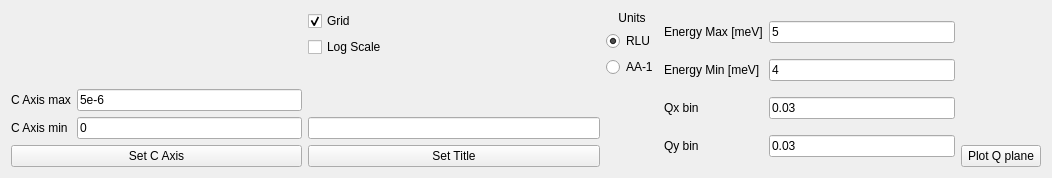
<?xml version="1.0" encoding="UTF-8"?>
<ui version="4.0">
 <class>Form</class>
 <widget class="QWidget" name="Form">
  <property name="geometry">
   <rect>
    <x>0</x>
    <y>0</y>
    <width>1052</width>
    <height>178</height>
   </rect>
  </property>
  <property name="windowTitle">
   <string>Form</string>
  </property>
  <layout class="QHBoxLayout" name="horizontalLayout">
   <item>
    <layout class="QVBoxLayout" name="verticalLayout_6">
     <item>
      <layout class="QHBoxLayout" name="horizontalLayout_2">
       <item>
        <layout class="QGridLayout" name="gridLayout_2">
         <item row="1" column="0">
          <widget class="QLabel" name="label_7">
           <property name="text">
            <string>C Axis max</string>
           </property>
          </widget>
         </item>
         <item row="1" column="1">
          <widget class="QLineEdit" name="QPlane_CAxisMax_lineEdit">
           <property name="text">
            <string>5e-6</string>
           </property>
          </widget>
         </item>
         <item row="2" column="1">
          <widget class="QLineEdit" name="QPlane_CAxisMin_lineEdit">
           <property name="text">
            <string>0</string>
           </property>
          </widget>
         </item>
         <item row="2" column="0">
          <widget class="QLabel" name="label_6">
           <property name="text">
            <string>C Axis min</string>
           </property>
          </widget>
         </item>
         <item row="0" column="1">
          <spacer name="verticalSpacer_4">
           <property name="orientation">
            <enum>Qt::Vertical</enum>
           </property>
           <property name="sizeHint" stdset="0">
            <size>
             <width>20</width>
             <height>5</height>
            </size>
           </property>
          </spacer>
         </item>
        </layout>
       </item>
      </layout>
     </item>
     <item>
      <widget class="QPushButton" name="QPlane_setCAxis_button">
       <property name="text">
        <string>Set C Axis</string>
       </property>
      </widget>
     </item>
    </layout>
   </item>
   <item>
    <layout class="QVBoxLayout" name="verticalLayout_2">
     <item>
      <widget class="QCheckBox" name="QPlane_Grid_checkBox">
       <property name="text">
        <string>Grid</string>
       </property>
       <property name="checked">
        <bool>true</bool>
       </property>
      </widget>
     </item>
     <item>
      <widget class="QCheckBox" name="QPlane_LogScale_checkBox">
       <property name="text">
        <string>Log Scale</string>
       </property>
      </widget>
     </item>
     <item>
      <spacer name="verticalSpacer_5">
       <property name="orientation">
        <enum>Qt::Vertical</enum>
       </property>
       <property name="sizeHint" stdset="0">
        <size>
         <width>20</width>
         <height>5</height>
        </size>
       </property>
      </spacer>
     </item>
     <item>
      <widget class="QLineEdit" name="QPlane_SetTitle_lineEdit"/>
     </item>
     <item>
      <widget class="QPushButton" name="QPlane_SetTitle_button">
       <property name="text">
        <string>Set Title</string>
       </property>
      </widget>
     </item>
    </layout>
   </item>
   <item>
    <layout class="QVBoxLayout" name="verticalLayout_5">
     <item>
      <widget class="QLabel" name="label_3">
       <property name="text">
        <string>Units</string>
       </property>
       <property name="alignment">
        <set>Qt::AlignCenter</set>
       </property>
      </widget>
     </item>
     <item>
      <widget class="QRadioButton" name="QPlane_SelectUnits_RLU_radioButton">
       <property name="text">
        <string>RLU</string>
       </property>
       <property name="checked">
        <bool>true</bool>
       </property>
      </widget>
     </item>
     <item>
      <widget class="QRadioButton" name="QPlane_SelectUnits_AA_radioButton">
       <property name="text">
        <string>AA-1</string>
       </property>
      </widget>
     </item>
     <item>
      <spacer name="verticalSpacer_3">
       <property name="orientation">
        <enum>Qt::Vertical</enum>
       </property>
       <property name="sizeHint" stdset="0">
        <size>
         <width>20</width>
         <height>5</height>
        </size>
       </property>
      </spacer>
     </item>
    </layout>
   </item>
   <item>
    <layout class="QGridLayout" name="gridLayout">
     <item row="0" column="1">
      <widget class="QLineEdit" name="QPlane_EMax_lineEdit">
       <property name="text">
        <string>5</string>
       </property>
      </widget>
     </item>
     <item row="1" column="0">
      <widget class="QLabel" name="label">
       <property name="text">
        <string>Energy Min [meV]</string>
       </property>
      </widget>
     </item>
     <item row="0" column="0">
      <widget class="QLabel" name="label_9">
       <property name="text">
        <string>Energy Max [meV]</string>
       </property>
      </widget>
     </item>
     <item row="2" column="1">
      <widget class="QLineEdit" name="QPlane_xBinTolerance_lineEdit">
       <property name="text">
        <string>0.03</string>
       </property>
      </widget>
     </item>
     <item row="1" column="1">
      <widget class="QLineEdit" name="QPlane_EMin_lineEdit">
       <property name="text">
        <string>4</string>
       </property>
      </widget>
     </item>
     <item row="2" column="0">
      <widget class="QLabel" name="label_2">
       <property name="text">
        <string>Qx bin</string>
       </property>
      </widget>
     </item>
     <item row="3" column="0">
      <widget class="QLabel" name="label_4">
       <property name="text">
        <string>Qy bin</string>
       </property>
      </widget>
     </item>
     <item row="3" column="1">
      <widget class="QLineEdit" name="QPlane_yBinTolerance_lineEdit">
       <property name="text">
        <string>0.03</string>
       </property>
      </widget>
     </item>
    </layout>
   </item>
   <item>
    <layout class="QVBoxLayout" name="verticalLayout">
     <item>
      <spacer name="verticalSpacer">
       <property name="orientation">
        <enum>Qt::Vertical</enum>
       </property>
       <property name="sizeHint" stdset="0">
        <size>
         <width>20</width>
         <height>40</height>
        </size>
       </property>
      </spacer>
     </item>
     <item>
      <widget class="QPushButton" name="QPlane_plot_button">
       <property name="text">
        <string>Plot Q plane</string>
       </property>
      </widget>
     </item>
    </layout>
   </item>
  </layout>
 </widget>
 <tabstops>
  <tabstop>QPlane_CAxisMax_lineEdit</tabstop>
  <tabstop>QPlane_CAxisMin_lineEdit</tabstop>
  <tabstop>QPlane_setCAxis_button</tabstop>
  <tabstop>QPlane_Grid_checkBox</tabstop>
  <tabstop>QPlane_LogScale_checkBox</tabstop>
  <tabstop>QPlane_SetTitle_lineEdit</tabstop>
  <tabstop>QPlane_SetTitle_button</tabstop>
  <tabstop>QPlane_SelectUnits_RLU_radioButton</tabstop>
  <tabstop>QPlane_SelectUnits_AA_radioButton</tabstop>
  <tabstop>QPlane_EMax_lineEdit</tabstop>
  <tabstop>QPlane_EMin_lineEdit</tabstop>
  <tabstop>QPlane_xBinTolerance_lineEdit</tabstop>
  <tabstop>QPlane_yBinTolerance_lineEdit</tabstop>
  <tabstop>QPlane_plot_button</tabstop>
 </tabstops>
 <resources/>
 <connections/>
</ui>
